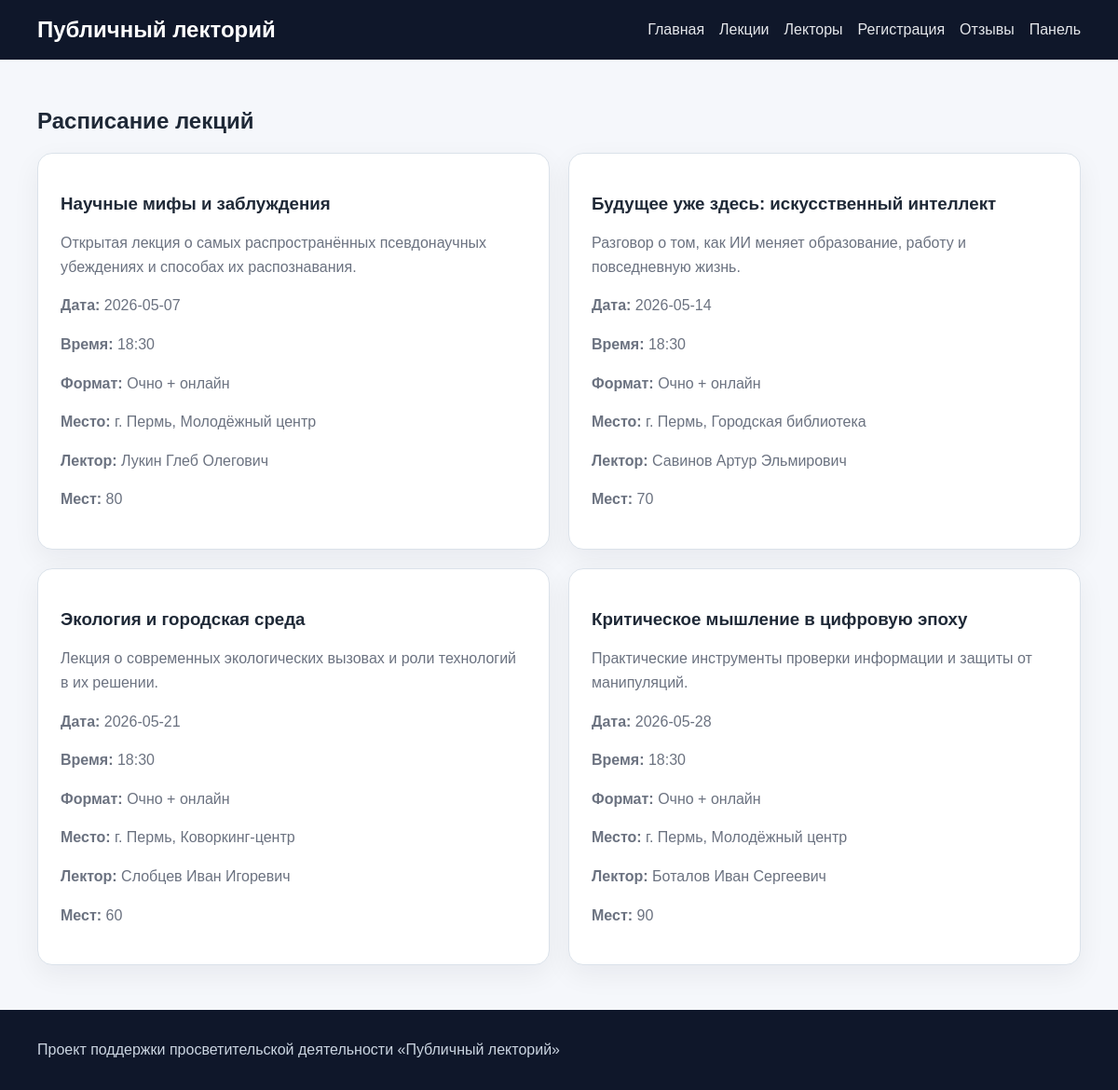
The page /lectures on the database its author committed.
### tables this page shows
CREATE TABLE lectures (
        id INTEGER PRIMARY KEY AUTOINCREMENT,
        title TEXT NOT NULL,
        description TEXT NOT NULL,
        lecture_date TEXT NOT NULL,
        lecture_time TEXT NOT NULL,
        format TEXT NOT NULL,
        place TEXT NOT NULL,
        lecturer_id INTEGER NOT NULL,
        seats INTEGER NOT NULL DEFAULT 50,
        FOREIGN KEY (lecturer_id) REFERENCES lecturers (id)
    );

CREATE TABLE lecturers (
        id INTEGER PRIMARY KEY AUTOINCREMENT,
        full_name TEXT NOT NULL,
        specialization TEXT NOT NULL,
        topic TEXT NOT NULL,
        bio TEXT
    );

### app.py (the view)
@app.route('/lectures')
def lectures():
    db = get_db()
    lecture_list = db.execute(
        '''SELECT lectures.*, lecturers.full_name
           FROM lectures
           JOIN lecturers ON lecturers.id = lectures.lecturer_id
           ORDER BY lecture_date, lecture_time'''
    ).fetchall()
    return render_template('lectures.html', lectures=lecture_list)

### app.py (called while the page is built)
def get_db():
    if 'db' not in g:
        g.db = sqlite3.connect(DB_PATH)
        g.db.row_factory = sqlite3.Row
    return g.db

### templates/lectures.html (shortened to what this page needs)
{% extends 'base.html' %}
{% block content %}
<section>
    <h1>Расписание лекций</h1>
    <div class="grid-2">
        {% for lecture in lectures %}
        <article class="card">
            <h3>{{ lecture.title }}</h3>
            <p>{{ lecture.description }}</p>
            <p><strong>Дата:</strong> {{ lecture.lecture_date }}</p>
            <p><strong>Время:</strong> {{ lecture.lecture_time }}</p>
            <p><strong>Формат:</strong> {{ lecture.format }}</p>
            <p><strong>Место:</strong> {{ lecture.place }}</p>
            <p><strong>Лектор:</strong> {{ lecture.full_name }}</p>
            <p><strong>Мест:</strong> {{ lecture.seats }}</p>
        </article>
        {% endfor %}
    </div>
</section>
{% endblock %}

### static/css/style.css (style rules this page uses)
:root { --bg: #f5f7fb; --card: #ffffff; --text: #1f2937; --muted: #6b7280; --primary: #2563eb; --primary-dark: #1d4ed8; --border: #dbe2ea; --success: #dcfce7; --error: #fee2e2; }
* { box-sizing: border-box; }
body { margin: 0; font-family: Arial, sans-serif; background: var(--bg); color: var(--text); }
.hero-card, .card, .form-card { background: var(--card); border-radius: 16px; padding: 24px; box-shadow: 0 10px 30px rgba(15, 23, 42, 0.06); border: 1px solid var(--border); }
.hero p, .card p, li { color: var(--muted); line-height: 1.6; }
.stats-grid, .grid-2, .grid-3, .dashboard-grid { display: grid; gap: 20px; }
.grid-2, .dashboard-grid { grid-template-columns: repeat(2, 1fr); }

### rows shown on the page
lectures: title "Научные мифы и заблуждения", description "Открытая лекция о самых распространённых псевдонаучных убеждениях и способах их распознавания.", lecture_date "2026-05-07", lecture_time "18:30", format "Очно + онлайн", place "г. Пермь, Молодёжный центр", full_name "Лукин Глеб Олегович", seats "80"
lectures: title "Будущее уже здесь: искусственный интеллект", description "Разговор о том, как ИИ меняет образование, работу и повседневную жизнь.", lecture_date "2026-05-14", lecture_time "18:30", format "Очно + онлайн", place "г. Пермь, Городская библиотека", full_name "Савинов Артур Эльмирович", seats "70"
lectures: title "Экология и городская среда", description "Лекция о современных экологических вызовах и роли технологий в их решении.", lecture_date "2026-05-21", lecture_time "18:30", format "Очно + онлайн", place "г. Пермь, Коворкинг-центр", full_name "Слобцев Иван Игоревич", seats "60"
lectures: title "Критическое мышление в цифровую эпоху", description "Практические инструменты проверки информации и защиты от манипуляций.", lecture_date "2026-05-28", lecture_time "18:30", format "Очно + онлайн", place "г. Пермь, Молодёжный центр", full_name "Боталов Иван Сергеевич", seats "90"
